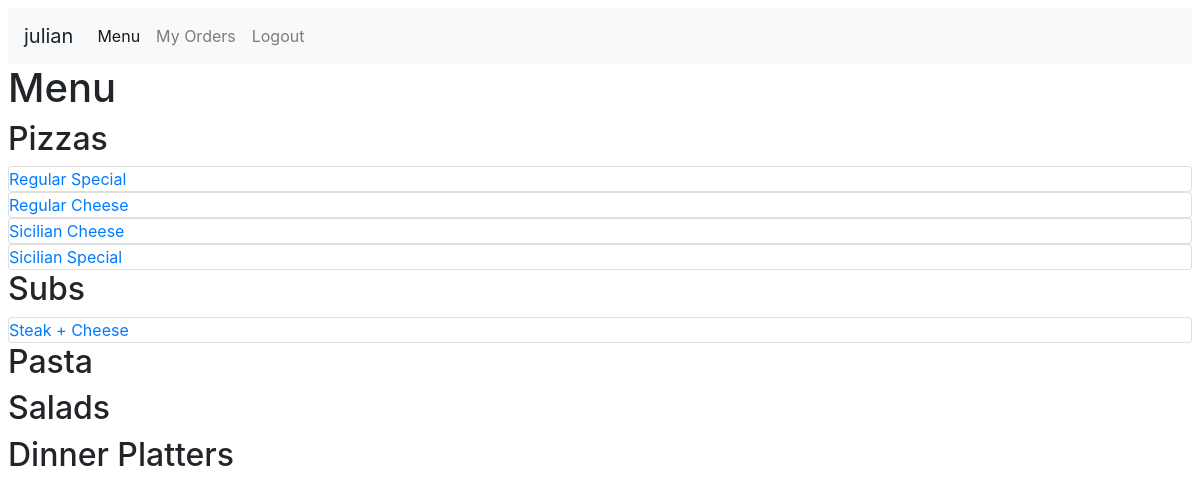
Page /orders/menu/ (signed in) on the earlier database version.
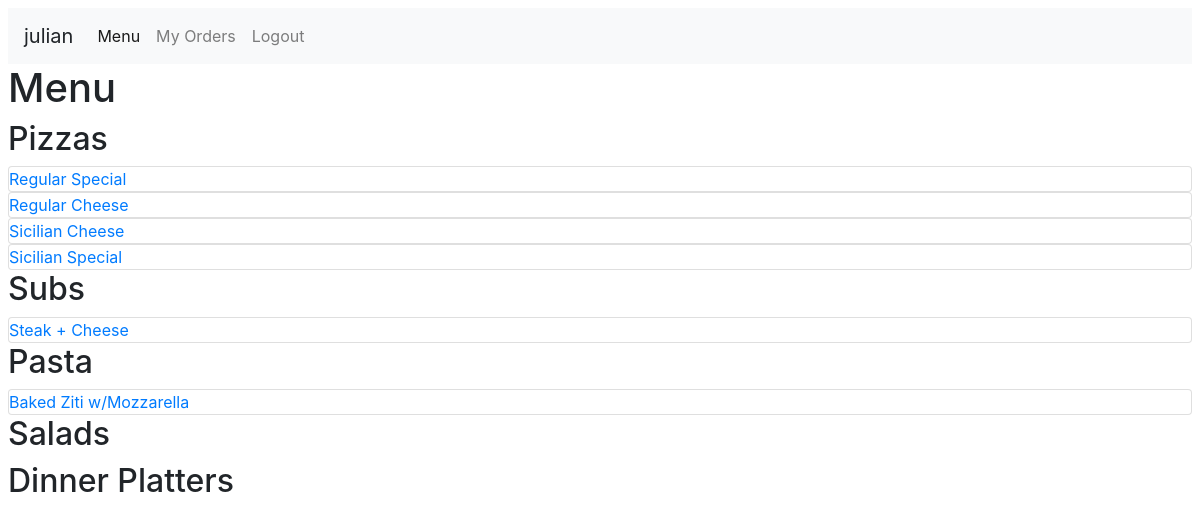
Same page on the later database version.
### orders/models.py (models this page shows)
class Category(models.Model):
    category = models.CharField(max_length=64)
    def __str__(self):
        return f"{self.category}"

class Item(models.Model):
    category = models.ForeignKey(Category, on_delete=models.CASCADE)
    item = models.CharField(max_length=64)
    small_price = models.FloatField(max_length=10, blank=True, null=True)
    large_price = models.FloatField(max_length=10, blank=True, null=True)
    set_price = models.FloatField(max_length=10, blank=True, null=True)
    def __str__(self):
        return f"{self.item}"

### orders/views.py (the view)
# urls.py: path("menu/", views.menu, name="menu"),
def menu(request):
    if not request.user.is_authenticated:
        return HttpResponseRedirect("/")
    context = {
        "user": request.user,
        "Category": Category.objects.all(),
        "Item": Item.objects.all()
    }
    return render(request, "orders/menu.html", context)

### orders/templates/orders/menu.html
{% extends "orders/base.html" %}
{% block body %}
  <h1>Menu</h1>
  {% for category in Category %}
    <h2>  {{ category }} </h2>
      {% for item in Item %}
        {% if item.category == category %}
          <div class = card>
            <a href="{% url 'select_toppings' item.id %}">{{ item }}</a>
          </div>
        {% endif %}
      {% endfor %}
  {% endfor %}
{% endblock %}

### orders/templates/orders/base.html (shortened to what this page needs)
<!DOCTYPE html>
<html>
    <head>
      {% load static %}
      <link rel="stylesheet" href="https://maxcdn.bootstrapcdn.com/bootstrap/4.0.0/css/bootstrap.min.css">
    </head>
    <body class = m-2>
      <nav class="navbar navbar-expand-lg navbar-light bg-light">
        <a class="navbar-brand">{{user}}</a>
        <div class="collapse navbar-collapse" id="navbarSupportedContent">
          <ul class="navbar-nav mr-auto">
            <li class="nav-item active">
              <a class="nav-link" href="{% url 'menu' %}">Menu <span class="sr-only">(current)</span></a>
            </li>
            <li class="nav-item">
              <a class="nav-link" href="#">My Orders</a>
            </li>
            <li class="nav-item">
              <a class ="nav-link" href="{% url 'logout' %}">Logout</a>
            </li>
          </ul>
        </div>
      </nav>
        {% block body %}
        {% endblock %}
    </body>
</html>

Differences in the rows shown:
added Item: item "Baked Ziti w/Mozzarella", shown under Category "Pasta"
